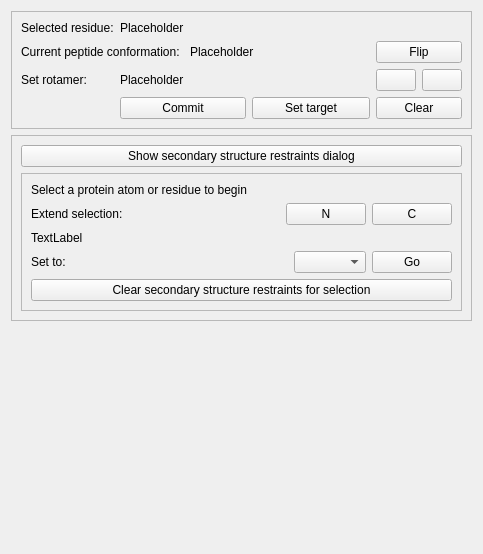
               <widget class="QWidget" name="scrollAreaWidgetContents_5">
                <property name="geometry">
                 <rect>
                  <x>0</x>
                  <y>0</y>
                  <width>483</width>
                  <height>554</height>
                 </rect>
                </property>
                <layout class="QVBoxLayout" name="verticalLayout_15">
                 <item>
                  <widget class="QFrame" name="_rebuild_sel_residue_frame">
                   <property name="frameShape">
                    <enum>QFrame::StyledPanel</enum>
                   </property>
                   <property name="frameShadow">
                    <enum>QFrame::Raised</enum>
                   </property>
                   <layout class="QGridLayout" name="gridLayout_6">
                    <item row="2" column="0">
                     <widget class="QLabel" name="label_28">
                      <property name="text">
                       <string>Set rotamer:</string>
                      </property>
                     </widget>
                    </item>
                    <item row="1" column="2" colspan="2">
                     <widget class="QLabel" name="_rebuild_sel_res_pep_info">
                      <property name="text">
                       <string>Placeholder</string>
                      </property>
                     </widget>
                    </item>
                    <item row="3" column="5">
                     <widget class="QPushButton" name="_rebuild_sel_res_rot_discard_button">
                      <property name="text">
                       <string>Clear</string>
                      </property>
                     </widget>
                    </item>
                    <item row="3" column="3" colspan="2">
                     <widget class="QPushButton" name="_rebuild_sel_res_rot_target_button">
                      <property name="text">
                       <string>Set target</string>
                      </property>
                     </widget>
                    </item>
                    <item row="1" column="0" colspan="2">
                     <widget class="QLabel" name="label_25">
                      <property name="text">
                       <string>Current peptide conformation:</string>
                      </property>
                     </widget>
                    </item>
                    <item row="2" column="1">
                     <widget class="QLabel" name="_rebuild_sel_res_rot_info">
                      <property name="text">
                       <string>Placeholder</string>
                      </property>
                     </widget>
                    </item>
                    <item row="3" column="1" colspan="2">
                     <widget class="QPushButton" name="_rebuild_sel_res_rot_commit_button">
                      <property name="text">
                       <string>Commit</string>
                      </property>
                     </widget>
                    </item>
                    <item row="0" column="0">
                     <widget class="QLabel" name="label_24">
                      <property name="text">
                       <string>Selected residue:</string>
                      </property>
                     </widget>
                    </item>
                    <item row="1" column="5">
                     <widget class="QPushButton" name="_rebuild_sel_res_pep_flip_button">
                      <property name="text">
                       <string>Flip</string>
                      </property>
                     </widget>
                    </item>
                    <item row="0" column="1" colspan="5">
                     <widget class="QLabel" name="_rebuild_sel_residue_info">
                      <property name="text">
                       <string>Placeholder</string>
                      </property>
                     </widget>
                    </item>
                    <item row="2" column="5">
                     <layout class="QHBoxLayout" name="horizontalLayout_30">
                      <item>
                       <widget class="QPushButton" name="_rebuild_sel_res_last_rotamer_button">
                        <property name="text">
                         <string/>
                        </property>
                        <property name="icon">
                         <iconset resource="resources/resources.qrc">
                          <normaloff>:/newPrefix/reverse_icon.png</normaloff>:/newPrefix/reverse_icon.png</iconset>
                        </property>
                       </widget>
                      </item>
                      <item>
                       <widget class="QPushButton" name="_rebuild_sel_res_next_rotamer_button">
                        <property name="text">
                         <string/>
                        </property>
                        <property name="icon">
                         <iconset resource="resources/resources.qrc">
                          <normaloff>:/newPrefix/play_icon.png</normaloff>:/newPrefix/play_icon.png</iconset>
                        </property>
                       </widget>
                      </item>
                     </layout>
                    </item>
                   </layout>
                  </widget>
                 </item>
                 <item>
                  <widget class="QFrame" name="_rebuild_2ry_struct_restr_main_frame">
                   <property name="sizePolicy">
                    <sizepolicy hsizetype="Preferred" vsizetype="Preferred">
                     <horstretch>0</horstretch>
                     <verstretch>0</verstretch>
                    </sizepolicy>
                   </property>
                   <property name="minimumSize">
                    <size>
                     <width>0</width>
                     <height>0</height>
                    </size>
                   </property>
                   <property name="frameShape">
                    <enum>QFrame::StyledPanel</enum>
                   </property>
                   <property name="frameShadow">
                    <enum>QFrame::Raised</enum>
                   </property>
                   <layout class="QVBoxLayout" name="verticalLayout_18">
                    <item>
                     <widget class="QPushButton" name="_rebuild_2ry_struct_restr_show_button">
                      <property name="text">
                       <string>Show secondary structure restraints dialog</string>
                      </property>
                     </widget>
                    </item>
                    <item>
                     <widget class="QFrame" name="_rebuild_2ry_struct_restr_container">
                      <property name="frameShape">
                       <enum>QFrame::StyledPanel</enum>
                      </property>
                      <property name="frameShadow">
                       <enum>QFrame::Raised</enum>
                      </property>
                      <layout class="QVBoxLayout" name="verticalLayout_19">
                       <item>
                        <widget class="QLabel" name="label_23">
                         <property name="text">
                          <string>Select a protein atom or residue to begin</string>
                         </property>
                        </widget>
                       </item>
                       <item>
                        <layout class="QHBoxLayout" name="_rebuild_2ry_struct_restr_extend_container">
                         <item>
                          <widget class="QLabel" name="label_31">
                           <property name="text">
                            <string>Extend selection:</string>
                           </property>
                          </widget>
                         </item>
                         <item>
                          <spacer name="horizontalSpacer_17">
                           <property name="orientation">
                            <enum>Qt::Horizontal</enum>
                           </property>
                           <property name="sizeHint" stdset="0">
                            <size>
                             <width>40</width>
                             <height>20</height>
                            </size>
                           </property>
                          </spacer>
                         </item>
                         <item>
                          <widget class="QPushButton" name="_rebuild_2ry_struc_restr_extend_N_button">
                           <property name="text">
                            <string>N</string>
                           </property>
                          </widget>
                         </item>
                         <item>
                          <widget class="QPushButton" name="_rebuild_2ry_struct_restr_extend_C_button">
                           <property name="text">
                            <string>C</string>
                           </property>
                          </widget>
                         </item>
                        </layout>
                       </item>
                       <item>
                        <widget class="QLabel" name="_rebuild_2ry_struct_restr_sel_text">
                         <property name="text">
                          <string>TextLabel</string>
                         </property>
                        </widget>
                       </item>
                       <item>
                        <layout class="QHBoxLayout" name="_rebuild_2ry_struct_restr_chooser_container">
                         <item>
                          <widget class="QLabel" name="label_33">
                           <property name="text">
                            <string>Set to:</string>
                           </property>
                          </widget>
                         </item>
                         <item>
                          <spacer name="horizontalSpacer_18">
                           <property name="orientation">
                            <enum>Qt::Horizontal</enum>
                           </property>
                           <property name="sizeHint" stdset="0">
                            <size>
                             <width>40</width>
                             <height>20</height>
                            </size>
                           </property>
                          </spacer>
                         </item>
                         <item>
                          <widget class="QComboBox" name="_rebuild_2ry_struct_restr_chooser_combo_box"/>
                         </item>
                         <item>
                          <widget class="QPushButton" name="_rebuild_2ry_struct_restr_chooser_go_button">
                           <property name="text">
                            <string>Go</string>
                           </property>
                          </widget>
                         </item>
                        </layout>
                       </item>
                       <item>
                        <widget class="QPushButton" name="_rebuild_2ry_struct_restr_clear_button">
                         <property name="text">
                          <string>Clear secondary structure restraints for selection</string>
                         </property>
                        </widget>
                       </item>
                      </layout>
                     </widget>
                    </item>
                   </layout>
                  </widget>
                 </item>
                 <item>
                  <spacer name="verticalSpacer_4">
                   <property name="orientation">
                    <enum>Qt::Vertical</enum>
                   </property>
                   <property name="sizeHint" stdset="0">
                    <size>
                     <width>20</width>
                     <height>420</height>
                    </size>
                   </property>
                  </spacer>
                 </item>
                </layout>
               </widget>
